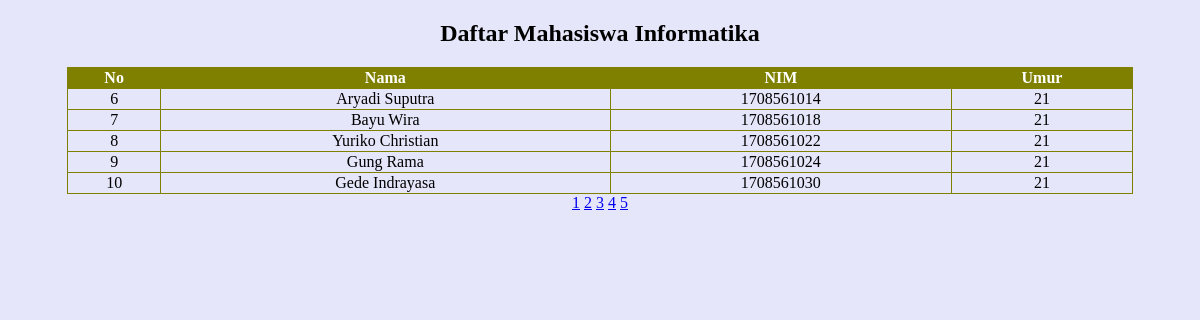
The page /?halaman=2 on the database its author committed.
### tables this page shows
CREATE TABLE `mahasiswa` (
  `id` int(11) NOT NULL,
  `name` varchar(100) NOT NULL,
  `nim` varchar(100) NOT NULL,
  `age` int(10) NOT NULL
);

### index.php (the view, shortened to what this page needs)
<?php
    include 'koneksi.php';
?>
<!DOCTYPE html>
<html lang="en">
<head>
</head>
<link rel="stylesheet" type="text/css" href="style.css">
<body>
    <center>
    <h2>Daftar Mahasiswa Informatika</h2>
    <table border="1" class="lihat-tabel">
        <tr>
            <th>No</th>
            <th>Nama</th>
            <th>NIM</th>
            <th>Umur</th>
        </tr>
        <?php
            $halaman = 5;
            $page = isset($_GET["halaman"]) ? (int)$_GET["halaman"] : 1;
            $mulai = ($page>1) ? ($page * $halaman) - $halaman : 0;
            $result = mysqli_query($mysqli, "SELECT * FROM mahasiswa");
            $total = mysqli_num_rows($result);
            $pages = ceil($total/$halaman);
            $query = mysqli_query($mysqli, "SELECT * FROM mahasiswa LIMIT $mulai, $halaman")or die(mysql_error);
            $no =$mulai+1;
            while ($data = mysqli_fetch_assoc($query)) {
        ?>
        <tr>
            <td><?php echo $no++; ?></td>
            <td><?php echo $data['name']; ?></td>
            <td><?php echo $data['nim']; ?></td>
            <td><?php echo $data['age']; ?></td>
        </tr>
        <?php
        }
        ?>
    </table>
    <div class="">
        <?php for ($i=1; $i<=$pages ; $i++){ ?>
            <a href="?halaman=<?php echo $i; ?>"><?php echo $i; ?></a>
        <?php } ?>
    </div>
    </center>
</body>
</html>

### style.css (style rules this page uses)
body { background-color: lavender; }
.lihat-tabel { text-align: center; border-collapse: collapse; height: 60px; border: 1px solid #808000; margin-top: 15px; width: 90%; }
.lihat-tabel th { background: #808000; color: white; }

### rows shown on the page
mahasiswa: name "Aryadi Suputra", nim "1708561014", age "21"
mahasiswa: name "Bayu Wira", nim "1708561018", age "21"
mahasiswa: name "Yuriko Christian", nim "1708561022", age "21"
mahasiswa: name "Gung Rama", nim "1708561024", age "21"
mahasiswa: name "Gede Indrayasa", nim "1708561030", age "21"
